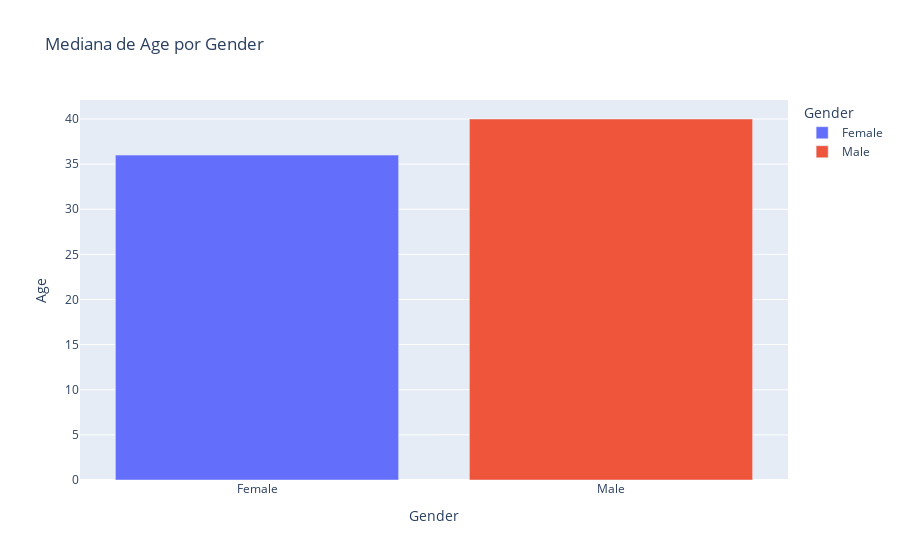
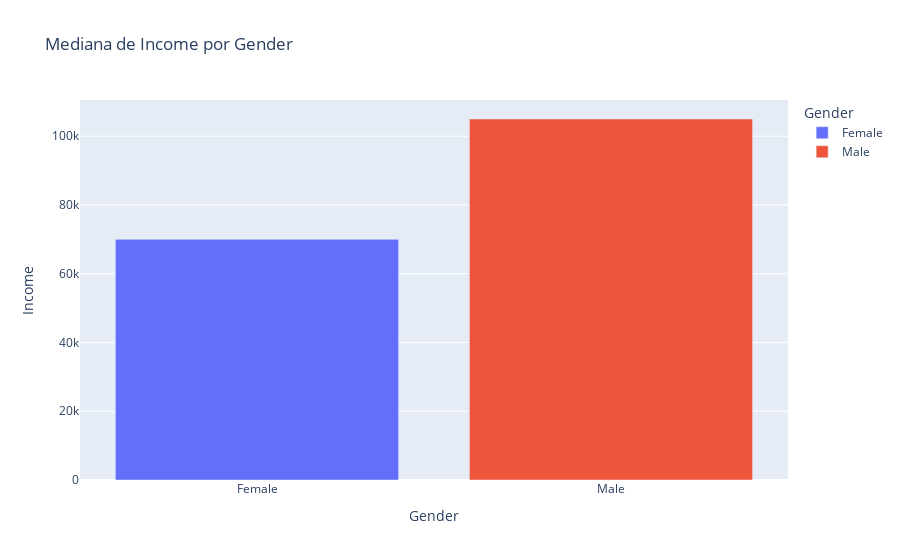
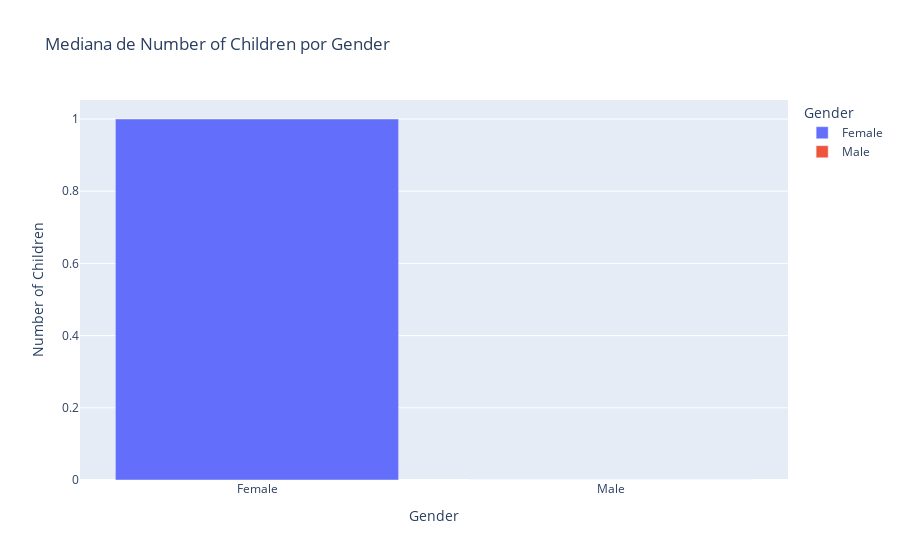
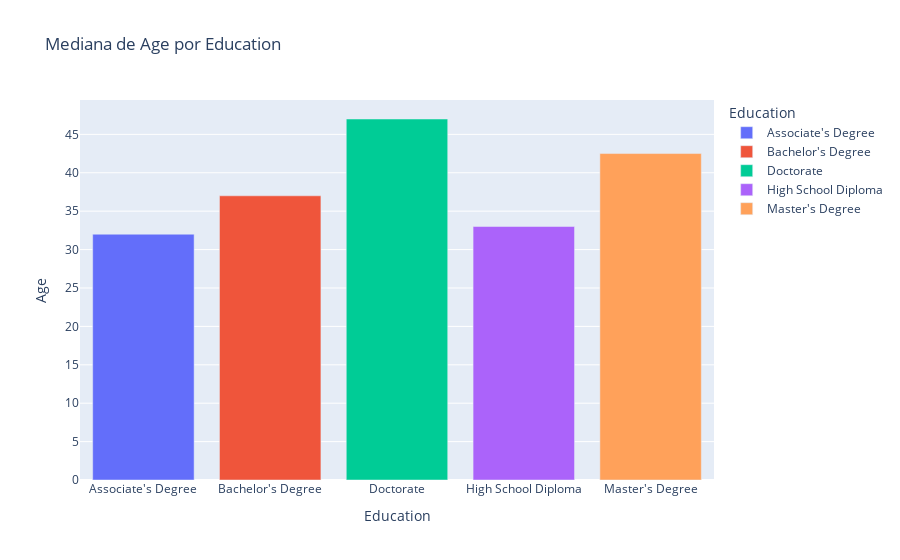

Write notebook code for charts like these, in order.
### Code cell
categoricas = ['Gender', 'Education', 'Marital Status', 'Home Ownership']
numericas = ['Age', 'Income', 'Number of Children']

# Loop para gerar gráficos de barras
for cat in categoricas:
    for num in numericas:
        # Calcula a mediana da variável numérica por categoria
        resumo = df.groupby(cat)[num].median().reset_index()
        
        # Cria gráfico de barras
        fig = px.bar(resumo, x=cat, y=num,
                     title=f'Mediana de {num} por {cat}',
                     color=cat)
        fig.show()

### Figure 1 — Plotly figure (JSON) as saved in the notebook; plotly's stock layout.template omitted (floating-point values rounded to 4 significant figures)
{"data": [{"hovertemplate": "Gender=%{x}<br>Age=%{y}<extra></extra>", "legendgroup": "Female", "marker": {"color": "#636efa", "pattern": {"shape": ""}}, "name": "Female", "orientation": "v", "showlegend": true, "textposition": "auto", "type": "bar", "x": ["Female"], "xaxis": "x", "y": [36.0], "yaxis": "y"}, {"hovertemplate": "Gender=%{x}<br>Age=%{y}<extra></extra>", "legendgroup": "Male", "marker": {"color": "#EF553B", "pattern": {"shape": ""}}, "name": "Male", "orientation": "v", "showlegend": true, "textposition": "auto", "type": "bar", "x": ["Male"], "xaxis": "x", "y": [40.0], "yaxis": "y"}], "layout": {"barmode": "relative", "legend": {"title": {"text": "Gender"}, "tracegroupgap": 0}, "title": {"text": "Mediana de Age por Gender"}, "xaxis": {"anchor": "y", "categoryarray": ["Female", "Male"], "categoryorder": "array", "domain": [0, 1], "title": {"text": "Gender"}}, "yaxis": {"anchor": "x", "domain": [0, 1], "title": {"text": "Age"}}}}

### Figure 2 — Plotly figure (JSON) as saved in the notebook; plotly's stock layout.template omitted (floating-point values rounded to 4 significant figures)
{"data": [{"hovertemplate": "Gender=%{x}<br>Income=%{y}<extra></extra>", "legendgroup": "Female", "marker": {"color": "#636efa", "pattern": {"shape": ""}}, "name": "Female", "orientation": "v", "showlegend": true, "textposition": "auto", "type": "bar", "x": ["Female"], "xaxis": "x", "y": [70000.0], "yaxis": "y"}, {"hovertemplate": "Gender=%{x}<br>Income=%{y}<extra></extra>", "legendgroup": "Male", "marker": {"color": "#EF553B", "pattern": {"shape": ""}}, "name": "Male", "orientation": "v", "showlegend": true, "textposition": "auto", "type": "bar", "x": ["Male"], "xaxis": "x", "y": [105000.0], "yaxis": "y"}], "layout": {"barmode": "relative", "legend": {"title": {"text": "Gender"}, "tracegroupgap": 0}, "title": {"text": "Mediana de Income por Gender"}, "xaxis": {"anchor": "y", "categoryarray": ["Female", "Male"], "categoryorder": "array", "domain": [0, 1], "title": {"text": "Gender"}}, "yaxis": {"anchor": "x", "domain": [0, 1], "title": {"text": "Income"}}}}

### Figure 3 — Plotly figure (JSON) as saved in the notebook; plotly's stock layout.template omitted (floating-point values rounded to 4 significant figures)
{"data": [{"hovertemplate": "Gender=%{x}<br>Number of Children=%{y}<extra></extra>", "legendgroup": "Female", "marker": {"color": "#636efa", "pattern": {"shape": ""}}, "name": "Female", "orientation": "v", "showlegend": true, "textposition": "auto", "type": "bar", "x": ["Female"], "xaxis": "x", "y": [1.0], "yaxis": "y"}, {"hovertemplate": "Gender=%{x}<br>Number of Children=%{y}<extra></extra>", "legendgroup": "Male", "marker": {"color": "#EF553B", "pattern": {"shape": ""}}, "name": "Male", "orientation": "v", "showlegend": true, "textposition": "auto", "type": "bar", "x": ["Male"], "xaxis": "x", "y": [0.0], "yaxis": "y"}], "layout": {"barmode": "relative", "legend": {"title": {"text": "Gender"}, "tracegroupgap": 0}, "title": {"text": "Mediana de Number of Children por Gender"}, "xaxis": {"anchor": "y", "categoryarray": ["Female", "Male"], "categoryorder": "array", "domain": [0, 1], "title": {"text": "Gender"}}, "yaxis": {"anchor": "x", "domain": [0, 1], "title": {"text": "Number of Children"}}}}

### Figure 4 — Plotly figure (JSON) as saved in the notebook; plotly's stock layout.template omitted (floating-point values rounded to 4 significant figures)
{"data": [{"hovertemplate": "Education=%{x}<br>Age=%{y}<extra></extra>", "legendgroup": "Associate's Degree", "marker": {"color": "#636efa", "pattern": {"shape": ""}}, "name": "Associate's Degree", "orientation": "v", "showlegend": true, "textposition": "auto", "type": "bar", "x": ["Associate's Degree"], "xaxis": "x", "y": [32.0], "yaxis": "y"}, {"hovertemplate": "Education=%{x}<br>Age=%{y}<extra></extra>", "legendgroup": "Bachelor's Degree", "marker": {"color": "#EF553B", "pattern": {"shape": ""}}, "name": "Bachelor's Degree", "orientation": "v", "showlegend": true, "textposition": "auto", "type": "bar", "x": ["Bachelor's Degree"], "xaxis": "x", "y": [37.0], "yaxis": "y"}, {"hovertemplate": "Education=%{x}<br>Age=%{y}<extra></extra>", "legendgroup": "Doctorate", "marker": {"color": "#00cc96", "pattern": {"shape": ""}}, "name": "Doctorate", "orientation": "v", "showlegend": true, "textposition": "auto", "type": "bar", "x": ["Doctorate"], "xaxis": "x", "y": [47.0], "yaxis": "y"}, {"hovertemplate": "Education=%{x}<br>Age=%{y}<extra></extra>", "legendgroup": "High School Diploma", "marker": {"color": "#ab63fa", "pattern": {"shape": ""}}, "name": "High School Diploma", "orientation": "v", "showlegend": true, "textposition": "auto", "type": "bar", "x": ["High School Diploma"], "xaxis": "x", "y": [33.0], "yaxis": "y"}, {"hovertemplate": "Education=%{x}<br>Age=%{y}<extra></extra>", "legendgroup": "Master's Degree", "marker": {"color": "#FFA15A", "pattern": {"shape": ""}}, "name": "Master's Degree", "orientation": "v", "showlegend": true, "textposition": "auto", "type": "bar", "x": ["Master's Degree"], "xaxis": "x", "y": [42.5], "yaxis": "y"}], "layout": {"barmode": "relative", "legend": {"title": {"text": "Education"}, "tracegroupgap": 0}, "title": {"text": "Mediana de Age por Education"}, "xaxis": {"anchor": "y", "categoryarray": ["Associate's Degree", "Bachelor's Degree", "Doctorate", "High School Diploma", "Master's Degree"], "categoryorder": "array", "domain": [0, 1], "title": {"text": "Education"}}, "yaxis": {"anchor": "x", "domain": [0, 1], "title": {"text": "Age"}}}}
